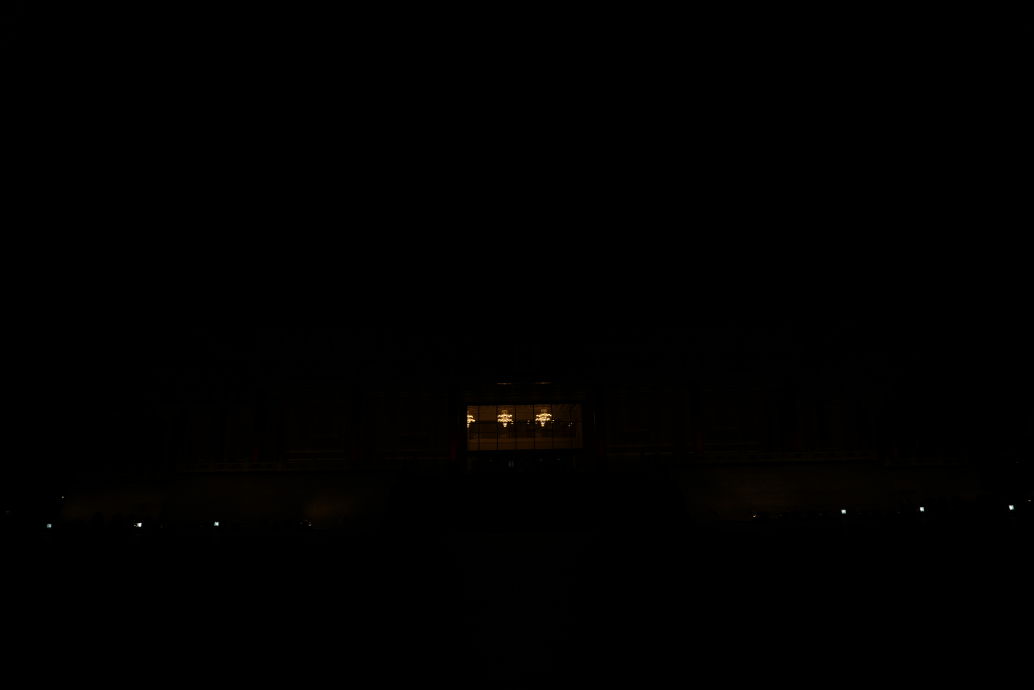
#> input picture hw1/new_images3/new_img00.JPG, 5168 x 3448 px, found by its file name (shown at 1/5 size); its folder holds 4 pictures in this run; the run also reads 1 picture not shown here
$ jupyter execute --allow-errors hw1.ipynb   (older library calls are emulated)
#> lines starting #> are read from the running program, lines starting #| are printed output that depends on the picture
[cell 1]
import cv2
import numpy as np
import matplotlib.pyplot as plt
from matplotlib.colors import TwoSlopeNorm as Norm

from os import listdir
from os.path import join

[cell 2]
def imread(path):
    return np.array([cv2.imread(join(path, file), cv2.IMREAD_COLOR) for file in sorted(listdir(path))])
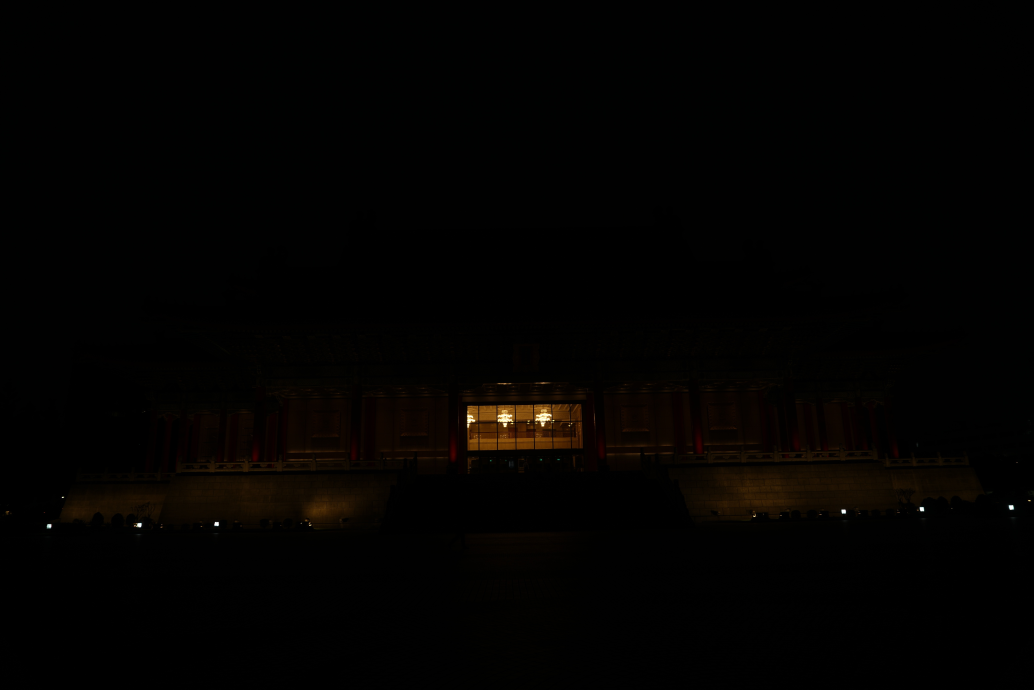
#> input picture hw1/new_images3/new_img02.JPG, 5168 x 3448 px, found by its file name (shown at 1/5 size)
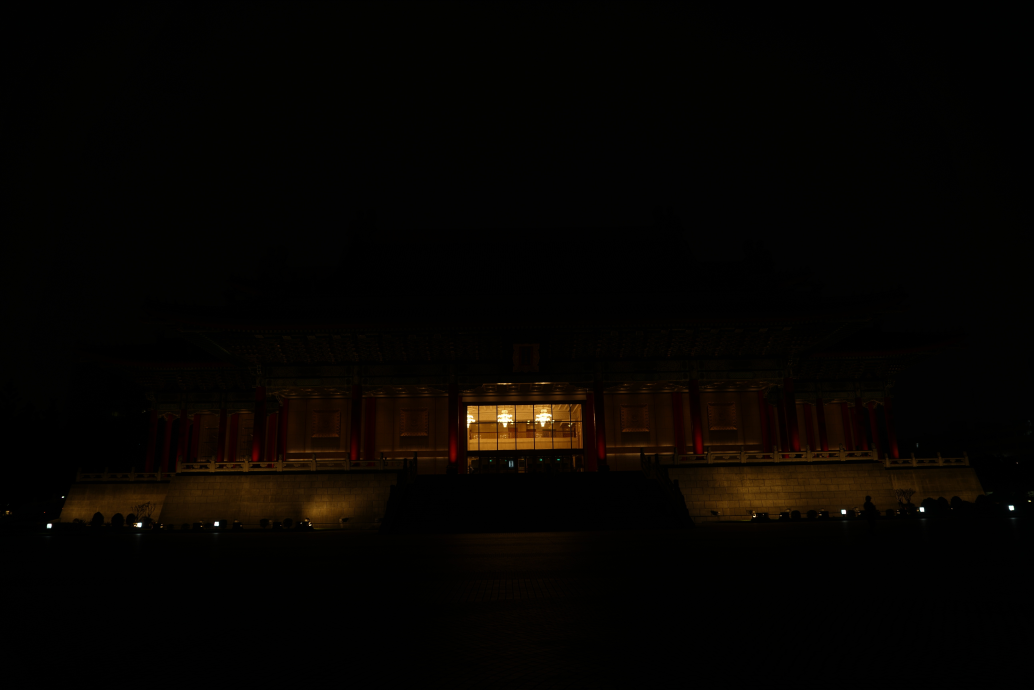
#> input picture hw1/new_images3/new_img03.JPG, 5168 x 3448 px, found by its file name (shown at 1/5 size)

def center_crop(img, ratio=0.1):
    h, w = img.shape[:-1]
    h, w = int(h*ratio), int(w*ratio)
    return img[h:-h, w:-w]

# [13 lines left out: function indices_sampling, not called in this run]

def get_windows(segment=[20, 40, 60, 70, 80, 85, 90, 92, 94, 96, 98, 100], plot=False, save=False):
    # check if len(segment) >= 2, and if segment is in ascending order
    idx = np.linspace(0, 127, len(segment), dtype=int)
    concate = np.concatenate([np.linspace(segment[i], segment[i+1], idx[i+1]-idx[i]+1)[:-1] for i in range(len(segment)-1)])
    ret = np.r_[concate, [segment[-1]]*2, concate[::-1]]
    if plot:
        plt.plot(np.arange(256), ret)
    if save:
        plt.savefig('windows.png', dpi=300)
    return ret

[cell 3]
# [129 lines left out: functions mtb_alignment, images_alignment, debevec, another_debevec, plot_responsive_curves, plot_radiance_map, not called in this run]

def hdr_reconstruction(images, T, g, w):
    P, H, W = images.shape[:-1]
    res = []
    # transpose to (3 x h x w x P)
    images = images.transpose(3, 1, 2, 0).reshape(3, -1, P)
    for i, img in enumerate(images):
        e = np.exp(((w[img]*(g[i][img] - np.tile(T, (H*W, 1)))).sum(axis=1))/(w[img].sum(axis=1)))
        res.append(e.reshape(H, W))
    return np.r_[res].transpose(1, 2, 0)

# [27 lines left out: function global_reinhard_tonemapping, not called in this run]

#> (a cell that did not finish here is left out)

#> `P = len(blurs)`: P = 4
#> (reads hw1/g10000.npy from the repository)
    blurs = np.array([cv2.GaussianBlur(img, (9, 9), 0) for img in images])
    P = len(blurs)

    # if save, directly read the result of g function from npy file. Otherwise, running the debevec's algorithm
    Save = True
    if not Save:
        indices = indices_sampling(blurs, size=10000)

        # Sampling images' pixel value in a (3 x N x P) form
        Z = blurs.transpose(3, 1, 2, 0).reshape(3, -1, P)[:, indices]

        G = []
        for i in range(3):
            g, e = debevec(Z[i], img3_shutter_speed, 5, get_windows())
            G.append(g)
        with open('g10000.npy', 'wb') as f:
            np.save(f, np.r_[G])
    else:
        with open('g10000.npy', 'rb') as f:
            G = np.load(f)
    # plot_responsive_curves(G, save=True)

    img = hdr_reconstruction(images, img3_shutter_speed, G, get_windows())
#> in get_windows, `idx = np.linspace(0, 127, len(segment), dtype=int)`: idx = [0, 11, 23, 34, 46, 57, 69, 80, 92, 103, 115, 127]
#> in get_windows, `concate = np.concatenate([np.linspace(segment[i], segment[i+1], idx[i+..`: concate = 127 values from 20 to 99.83
#> in get_windows, `ret = np.r_[concate, [segment[-1]]*2, concate[::-1]]`: ret = 256 values, max 100 at index 127, min 20 at index 0, mean 78.72
#> in hdr_reconstruction, `P, H, W = images.shape[:-1]`: P = 4; H = 3380; W = 5066
#> the loop in hdr_reconstruction, `for i, img in enumerate(images):` made 1 pass
#> after the loop in hdr_reconstruction, `for i, img in enumerate(images):`: res = []

    # plot_radiance_map(img, center_ratio=0.6, save=True)

    # cv2 implemented tonemapping
    para = [1.3, 0, 0.5, 0.1]
    tonemapReinhard = cv2.createTonemapReinhard(para[0], para[1], para[2], para[3])
    ldr = tonemapReinhard.process(img.astype(np.float32))
    ldr[np.isnan(ldr)] = 0
    cv2.imwrite('reinhard_%.1f,%.1f,%.1f,%.1f.JPG' % (para[0], para[1], para[2], para[3]), (ldr*255).astype(int))
    # convert from BGR to RGB
    plt.imshow(ldr[:, :, ::-1])

    # My implementation
    # ldr = global_reinhard_tonemapping(img, 0.18, [3, 3, 10], plot=True, save=True)
